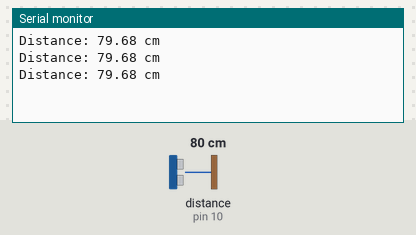
The sketch below on a simulated Arduino Uno, built with avr-gcc and run on an emulated ATmega328P. On the bench: the last lines printed to the serial monitor. Wiring (inferred from the names in the program): ultrasonic range finder: trigger pin 9; echo pin 10. The inputs (shaded band) are chosen by the test bench; at power-on: distance to the obstacle (sensor on pin 10) 80 cm. The echo pulse lasts 58.3 µs per cm.

Above: at 1.3 s.
1.4 s: distance to the obstacle (sensor on pin 10) set to 2 cm
At 1.9 s:
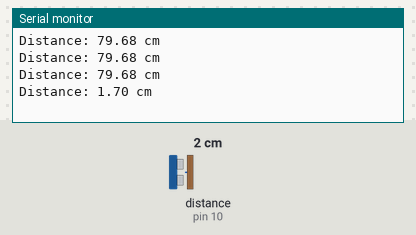
2.9 s: distance to the obstacle (sensor on pin 10) set to 4 cm
At 3.4 s:
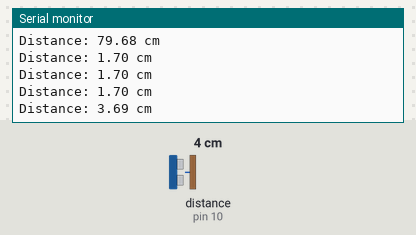
Timing chart, 0 to 5.9 s (numbered marks = the images above; inputs shaded):
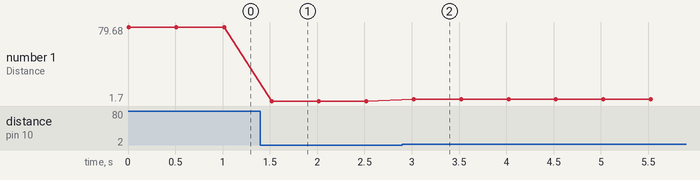

Measured:
- after the input at 1.4 s, the serial monitor: prints a new line after 0.12 s (image 1)
- after the input at 2.9 s, the serial monitor: prints a new line after 0.12 s (image 2)
- plotted number 1: 79.68 → 1.7 after the input at 1.4 s, 1.7 → 3.69 after the input at 2.9 s

The sketch:

ultrasonic_v1.ino
```cpp
const int trigPin = 9;
const int echoPin = 10;

void setup() {
  pinMode(trigPin, OUTPUT);
  pinMode(echoPin, INPUT);
  Serial.begin(9600);
}

void loop() {
  digitalWrite(trigPin, LOW);
  delayMicroseconds(2);

  digitalWrite(trigPin, HIGH);
  delayMicroseconds(10);
  digitalWrite(trigPin, LOW);

  long duration = pulseIn(echoPin, HIGH);
  float distance = duration * 0.0343 / 2.0;

  Serial.print("Distance: ");
  Serial.print(distance);
  Serial.println(" cm");

  delay(500);
}
```
